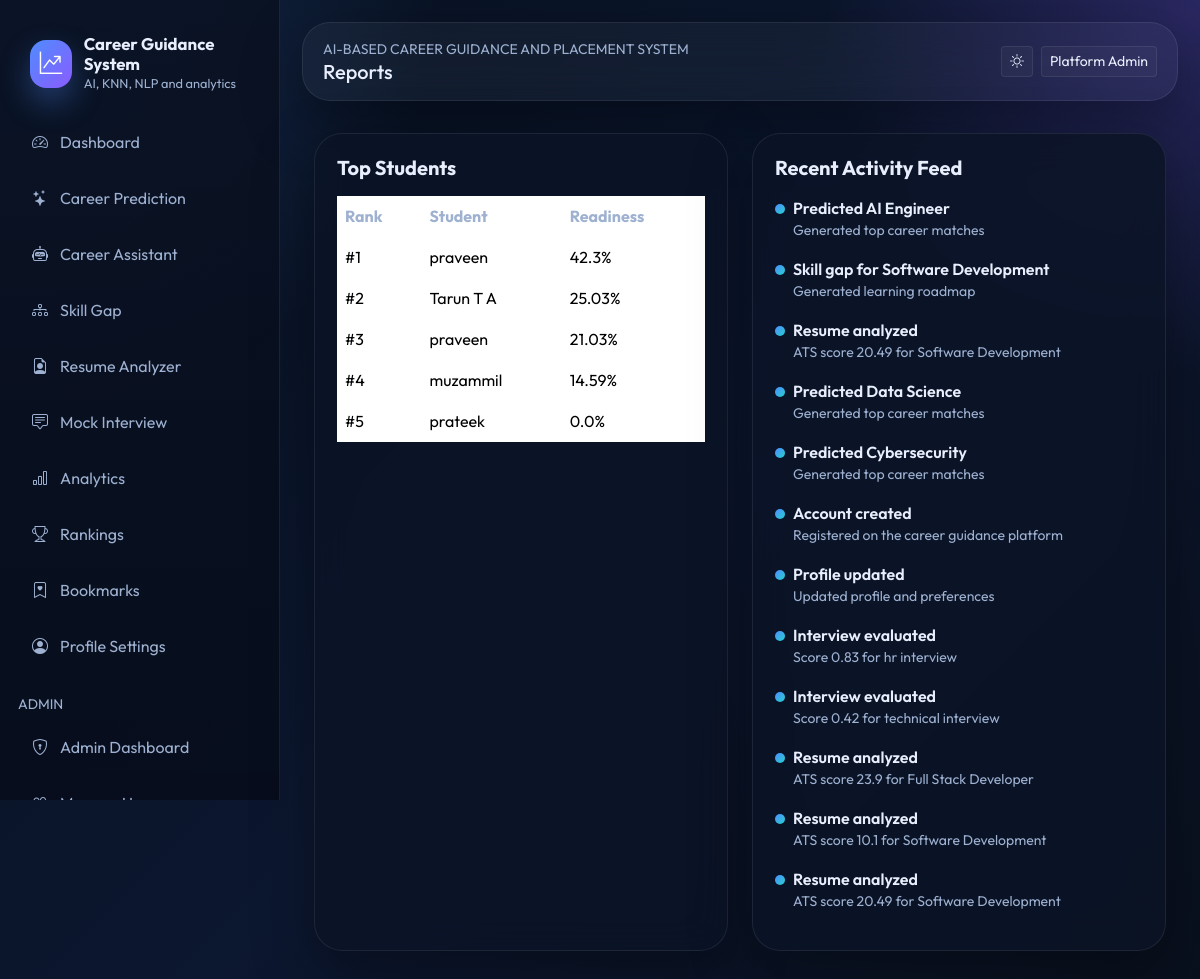
Before: /admin/reports (signed in) with the older database file.
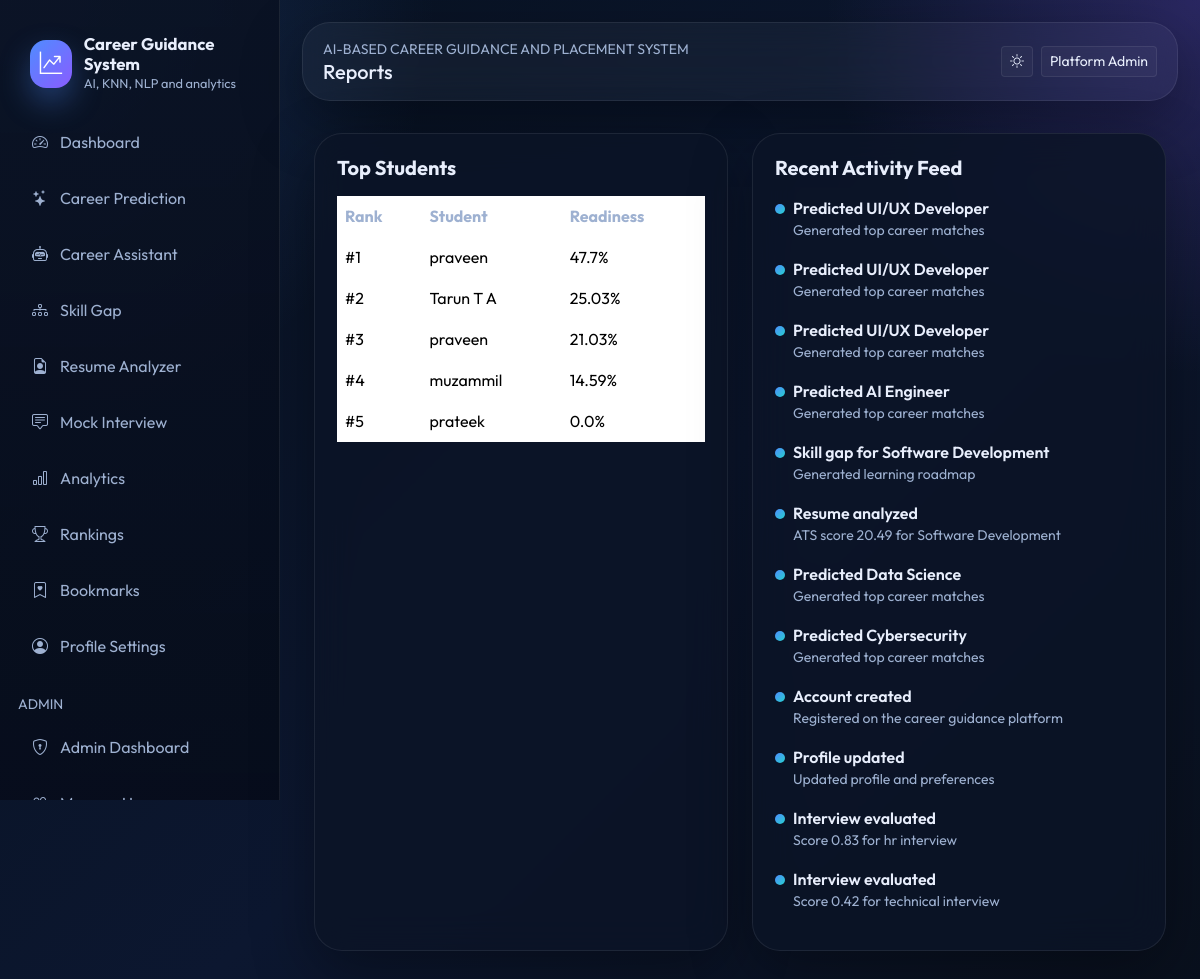
After: the same page with the newer database file.
### models/db_models.py (models this page shows, shortened)
class TimestampMixin:
    created_at = db.Column(db.DateTime, default=datetime.utcnow, nullable=False)
    updated_at = db.Column(db.DateTime, default=datetime.utcnow, onupdate=datetime.utcnow, nullable=False)

class User(UserMixin, TimestampMixin, db.Model):
    __tablename__ = "users"
    id = db.Column(db.Integer, primary_key=True)
    full_name = db.Column(db.String(120), nullable=False)
    email = db.Column(db.String(150), unique=True, nullable=False, index=True)
    password_hash = db.Column(db.String(255), nullable=False)
    role = db.Column(db.String(20), default="student", nullable=False)
    college = db.Column(db.String(150))
    course = db.Column(db.String(120))
    year = db.Column(db.String(20))
    bio = db.Column(db.Text)
    photo = db.Column(db.String(255), default="default-avatar.svg")
    skills_json = db.Column(db.Text)
    is_active = db.Column(db.Boolean, default=True, nullable=False)
    last_login = db.Column(db.DateTime)
    career_predictions = db.relationship("CareerPrediction", backref="user", lazy=True, cascade="all, delete-orphan")
    resumes = db.relationship("Resume", backref="user", lazy=True, cascade="all, delete-orphan")
    interviews = db.relationship("InterviewResult", backref="user", lazy=True, cascade="all, delete-orphan")
    gaps = db.relationship("SkillGapAnalysis", backref="user", lazy=True, cascade="all, delete-orphan")
    bookmarks = db.relationship("CareerBookmark", backref="user", lazy=True, cascade="all, delete-orphan")

class UserActivity(TimestampMixin, db.Model):
    __tablename__ = "user_activities"
    id = db.Column(db.Integer, primary_key=True)
    user_id = db.Column(db.Integer, db.ForeignKey("users.id"), nullable=False)
    activity_type = db.Column(db.String(50), nullable=False)
    title = db.Column(db.String(120), nullable=False)
    detail = db.Column(db.Text)
    score = db.Column(db.Float, default=0)

### routes/admin.py (the view)
@admin_bp.route("/reports")
@admin_required
def reports():
    rankings = build_user_rankings()[:10]
    recent_activities = UserActivity.query.order_by(UserActivity.created_at.desc()).limit(12).all()
    return render_template("admin/reports.html", rankings=rankings, recent_activities=recent_activities)

### app.py (called while the page is built)
@login_manager.user_loader
def load_user(user_id):
    return User.query.get(int(user_id))

### routes/admin.py (called while the page is built)
def admin_required(view_function):
    @wraps(view_function)
    @login_required
    def wrapper(*args, **kwargs):
        if current_user.role != "admin":
            flash("Administrator access required.", "danger")
            return redirect(url_for("student.dashboard"))
        return view_function(*args, **kwargs)
    return wrapper

### utils/ml_utils.py (called while the page is built)
def placement_readiness_score(prediction_score: float, skill_score: float, resume_score: float, interview_score: float) -> float:
    return round((prediction_score * 0.25) + (skill_score * 0.3) + (resume_score * 0.25) + (interview_score * 0.2), 2)

### templates/admin/reports.html (shortened to what this page needs)
{% extends "base.html" %}
{% block page_title %}Reports{% endblock %}
{% block content %}
<div class="container py-4">
  <div class="row g-4">
    <div class="col-lg-6">
      <div class="glass-card h-100">
        <h5 class="fw-bold mb-3">Top Students</h5>
        <div class="table-responsive">
          <table class="table align-middle">
            <thead><tr><th>Rank</th><th>Student</th><th>Readiness</th></tr></thead>
            <tbody>
              {% for item in rankings %}
              <tr><td>#{{ item.rank }}</td><td>{{ item.user.full_name }}</td><td>{{ item.readiness }}%</td></tr>
              {% else %}
              <tr><td colspan="3" class="text-muted">No ranking data yet.</td></tr>
              {% endfor %}
            </tbody>
          </table>
        </div>
      </div>
    </div>
    <div class="col-lg-6">
      <div class="glass-card h-100">
        <h5 class="fw-bold mb-3">Recent Activity Feed</h5>
        {% for activity in recent_activities %}
        <div class="timeline-item">
          <div class="fw-semibold">{{ activity.title }}</div>
          <div class="text-muted small">{{ activity.detail }}</div>
        </div>
        {% else %}
        <p class="text-muted">No activity has been recorded yet.</p>
        {% endfor %}
      </div>
    </div>
  </div>
</div>
{% endblock %}

Changed rows visible on the page:
no longer on this page (row unchanged): UserActivity: title "Resume analyzed", detail "ATS score 23.9 for Full Stack Developer"
no longer on this page (row unchanged): UserActivity: title "Resume analyzed", detail "ATS score 10.1 for Software Development"
no longer on this page (row unchanged): UserActivity: title "Resume analyzed", detail "ATS score 20.49 for Software Development"
added UserActivity: title "Predicted UI/UX Developer", detail "Generated top career matches"
added UserActivity: title "Predicted UI/UX Developer", detail "Generated top career matches"
added UserActivity: title "Predicted UI/UX Developer", detail "Generated top career matches"
Other visible differences:
new list line: "# 1 47.7 %"
new list line: "praveen"
list line gone: "# 1 42.3 %"
list line gone: "praveen"
